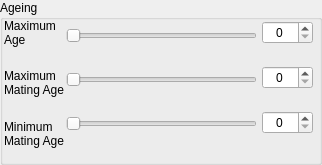
             <widget class="QGroupBox" name="groupBox_20">
              <property name="title">
               <string>Ageing</string>
              </property>
              <widget class="QWidget" name="layoutWidget_9">
               <property name="geometry">
                <rect>
                 <x>66</x>
                 <y>5</y>
                 <width>191</width>
                 <height>151</height>
                </rect>
               </property>
               <layout class="QVBoxLayout" name="verticalLayout_29">
                <item>
                 <widget class="QSlider" name="horizontalSlider_31">
                  <property name="orientation">
                   <enum>Qt::Horizontal</enum>
                  </property>
                 </widget>
                </item>
                <item>
                 <widget class="QSlider" name="horizontalSlider_32">
                  <property name="orientation">
                   <enum>Qt::Horizontal</enum>
                  </property>
                 </widget>
                </item>
                <item>
                 <widget class="QSlider" name="horizontalSlider_33">
                  <property name="orientation">
                   <enum>Qt::Horizontal</enum>
                  </property>
                 </widget>
                </item>
               </layout>
              </widget>
              <widget class="QWidget" name="layoutWidget_12">
               <property name="geometry">
                <rect>
                 <x>262</x>
                 <y>5</y>
                 <width>51</width>
                 <height>146</height>
                </rect>
               </property>
               <layout class="QVBoxLayout" name="verticalLayout_30">
                <item>
                 <widget class="QSpinBox" name="spinBox_24">
                  <property name="alignment">
                   <set>Qt::AlignCenter</set>
                  </property>
                 </widget>
                </item>
                <item>
                 <widget class="QSpinBox" name="spinBox_25">
                  <property name="alignment">
                   <set>Qt::AlignCenter</set>
                  </property>
                 </widget>
                </item>
                <item>
                 <widget class="QSpinBox" name="spinBox_27">
                  <property name="alignment">
                   <set>Qt::AlignCenter</set>
                  </property>
                 </widget>
                </item>
               </layout>
              </widget>
              <widget class="QWidget" name="layoutWidget_19">
               <property name="geometry">
                <rect>
                 <x>4</x>
                 <y>10</y>
                 <width>61</width>
                 <height>146</height>
                </rect>
               </property>
               <layout class="QVBoxLayout" name="verticalLayout_7">
                <item>
                 <widget class="QLabel" name="label_42">
                  <property name="text">
                   <string>Maximum Age</string>
                  </property>
                  <property name="wordWrap">
                   <bool>true</bool>
                  </property>
                 </widget>
                </item>
                <item>
                 <widget class="QLabel" name="label_43">
                  <property name="text">
                   <string>Maximum Mating Age</string>
                  </property>
                  <property name="wordWrap">
                   <bool>true</bool>
                  </property>
                 </widget>
                </item>
                <item>
                 <widget class="QLabel" name="label_44">
                  <property name="text">
                   <string>Minimum Mating Age</string>
                  </property>
                  <property name="wordWrap">
                   <bool>true</bool>
                  </property>
                 </widget>
                </item>
               </layout>
              </widget>
             </widget>
